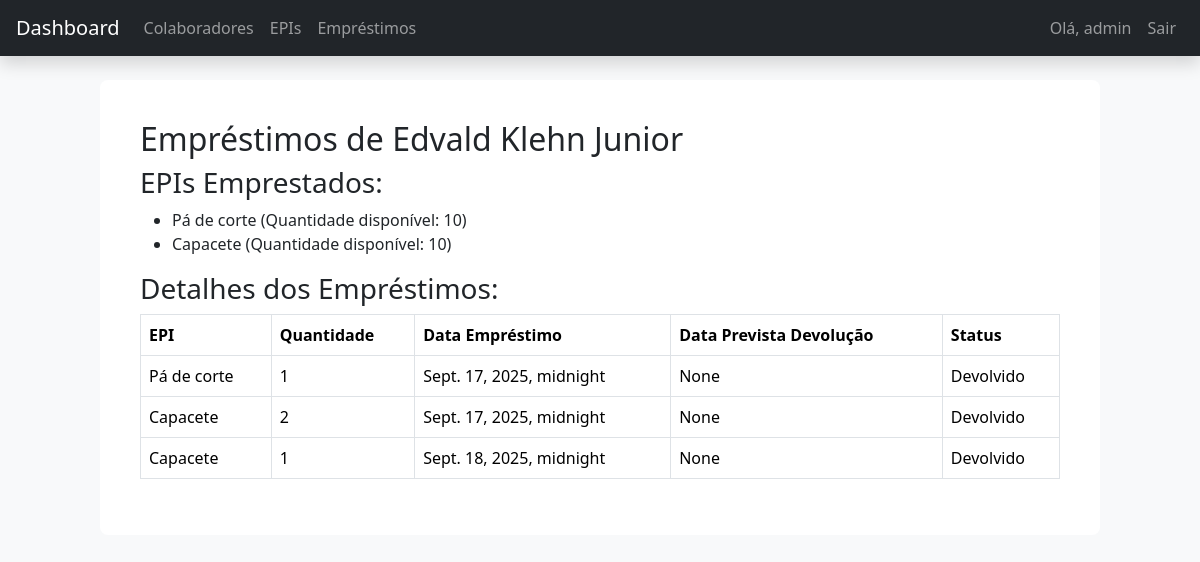
/colaboradores/9/emprestimos/ (signed in), run on an earlier commit of the app's database.
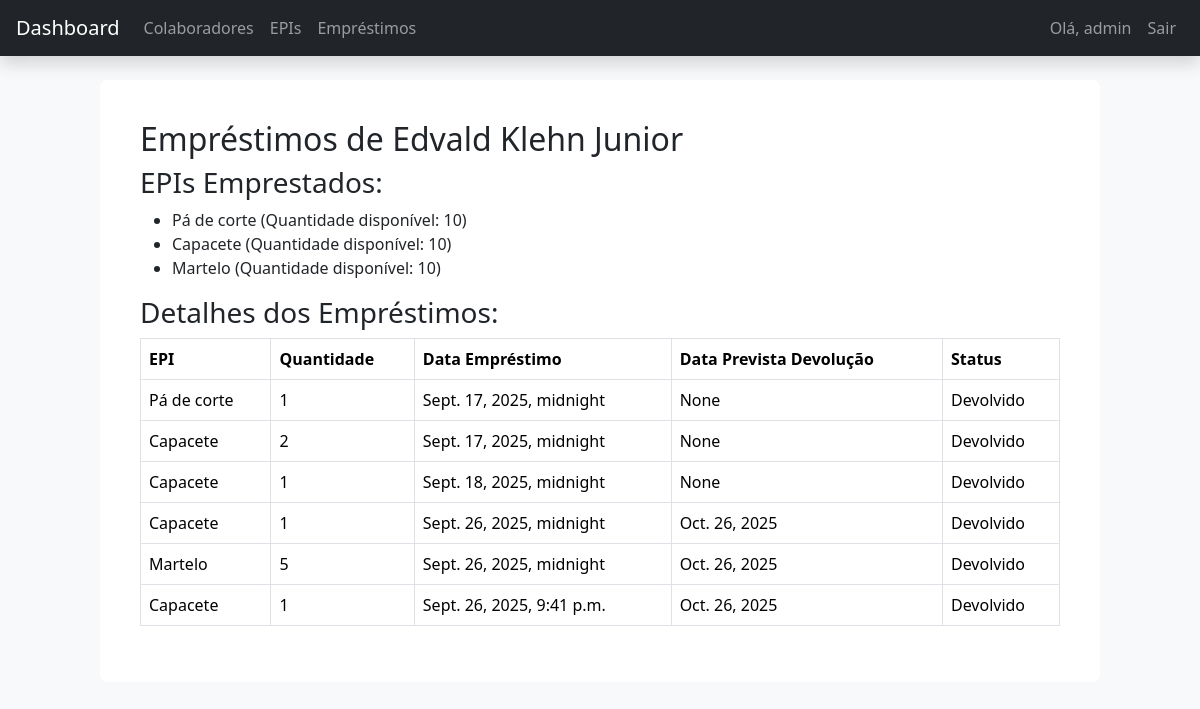
And on a later commit of the database.
### appEpi/models.py (models this page shows, shortened)
class Colaborador(models.Model):
    nome = models.CharField(max_length=100)
    cpf = models.CharField(max_length=14, unique=True)
    funcao = models.CharField(max_length=100, default='Desconhecida')
    setor = models.CharField(max_length=100)

class Epi(models.Model):
    nome = models.CharField(max_length=100)
    descricao = models.TextField(blank=True, null=True)
    validade = models.DateField(blank=True, null=True)
    quantidade = models.PositiveIntegerField(default=0)
    @property
    def quantidade_disponivel(self):
        from .models import Emprestimo
        emprestados = Emprestimo.objects.filter(
            epi=self, status='Em uso'
        ).aggregate(models.Sum('quantidade'))['quantidade__sum'] or 0
        return self.quantidade - emprestados

class Emprestimo(models.Model):
    STATUS_CHOICES = [
        ('Em uso', 'Em uso'),
        ('Devolvido', 'Devolvido'),
    ]
    colaborador = models.ForeignKey(Colaborador, on_delete=models.CASCADE)
    epi = models.ForeignKey(Epi, on_delete=models.CASCADE)
    data_emprestimo = models.DateTimeField(auto_now_add=True)
    data_devolucao = models.DateField(blank=True, null=True)
    quantidade = models.PositiveIntegerField(default=1)
    status = models.CharField(max_length=10, choices=STATUS_CHOICES, default='Em uso')
    data_prevista_devolucao = models.DateField(blank=True, null=True)
    data_real_devolucao = models.DateField(blank=True, null=True)

### appEpi/views.py (the view)
# urls.py: path('colaboradores/<int:colaborador_id>/emprestimos/', views.listar_emprestimos_colaborador, name='listar_emprestimos_colaborador'),
@login_required
def listar_emprestimos_colaborador(request, colaborador_id):
    colaborador = get_object_or_404(Colaborador, id=colaborador_id)
    emprestimos = Emprestimo.objects.filter(colaborador=colaborador)
    epis_emprestados = Epi.objects.filter(emprestimo__colaborador=colaborador).distinct()
    return render(request, 'emprestimos/listar_emprestimos_colaborador.html', {
        'colaborador': colaborador,
        'emprestimos': emprestimos,
        'epis_emprestados': epis_emprestados
    })

### appEpi/templates/emprestimos/listar_emprestimos_colaborador.html
{% extends 'base.html' %}
{% block content %}
<div class="container">
    <h2>Empréstimos de {{ colaborador.nome }}</h2>
    <h3>EPIs Emprestados:</h3>
    {% if epis_emprestados %}
        <ul>
            {% for epi in epis_emprestados %}
                <li>{{ epi.nome }} (Quantidade disponível: {{ epi.quantidade_disponivel }})</li>
            {% endfor %}
        </ul>
    {% else %}
        <p>Este colaborador não pegou nenhum EPI emprestado.</p>
    {% endif %}
    <h3>Detalhes dos Empréstimos:</h3>
    {% if emprestimos %}
        <table class="table table-bordered">
            <thead>
                <tr>
                    <th>EPI</th>
                    <th>Quantidade</th>
                    <th>Data Empréstimo</th>
                    <th>Data Prevista Devolução</th>
                    <th>Status</th>
                </tr>
            </thead>
            <tbody>
                {% for emprestimo in emprestimos %}
                    <tr>
                        <td>{{ emprestimo.epi.nome }}</td>
                        <td>{{ emprestimo.quantidade }}</td>
                        <td>{{ emprestimo.data_emprestimo }}</td>
                        <td>{{ emprestimo.data_prevista_devolucao }}</td>
                        <td>{{ emprestimo.status }}</td>
                    </tr>
                {% endfor %}
            </tbody>
        </table>
    {% else %}
        <p>Este colaborador não tem empréstimos registrados.</p>
    {% endif %}
</div>
{% endblock %}

### appEpi/templates/base.html (shortened to what this page needs)
<!DOCTYPE html>
<html lang="pt-br">
{% load static %}
<head>
<link rel="stylesheet" href="https://cdn.jsdelivr.net/npm/bootstrap@5.3.3/dist/css/bootstrap.min.css">
<link rel="stylesheet" href="{% static 'css/style.css' %}">
</head>
<body class="bg-light">
<nav class="navbar navbar-expand-lg navbar-dark bg-dark px-3 shadow">
<a class="navbar-brand" href="{% url 'home' %}">Dashboard</a>
<div class="collapse navbar-collapse">
<ul class="navbar-nav me-auto">
<li class="nav-item"><a class="nav-link" href="{% url 'listar_colaboradores' %}">Colaboradores</a></li>
<li class="nav-item"><a class="nav-link" href="{% url 'listar_epis' %}">EPIs</a></li>
<li class="nav-item"><a class="nav-link" href="{% url 'listar_emprestimos' %}">Empréstimos</a></li>
</ul>
<ul class="navbar-nav">
{% if user.is_authenticated %}
<li class="nav-item"><span class="nav-link">Olá, {{ user.username }}</span></li>
<li class="nav-item"><a class="nav-link" href="{% url 'logout' %}">Sair</a></li>
{% endif %}
</ul>
</div>
</nav>
<div class="container my-4">
{% block content %}{% endblock %}
</div>
</body>
</html>

### appEpi/templates/registration/static/css/style.css (style rules this page uses)
.container { max-width: 1000px; margin: 0 auto; padding: 20px; background-color: #fff; border-radius: 8px; }

What changed in the data, as far as the page shows it:
added Epi: nome "Martelo", quantidade_disponivel "10"
added Emprestimo: epi.nome "Capacete", quantidade "1", data_emprestimo "Sept. 26, 2025, midnight", data_prevista_devolucao "Oct. 26, 2025", status "Devolvido"
added Emprestimo: epi.nome "Martelo", quantidade "5", data_emprestimo "Sept. 26, 2025, midnight", data_prevista_devolucao "Oct. 26, 2025", status "Devolvido"
added Emprestimo: epi.nome "Capacete", quantidade "1", data_emprestimo "Sept. 26, 2025, 9:41 p.m.", data_prevista_devolucao "Oct. 26, 2025", status "Devolvido"
